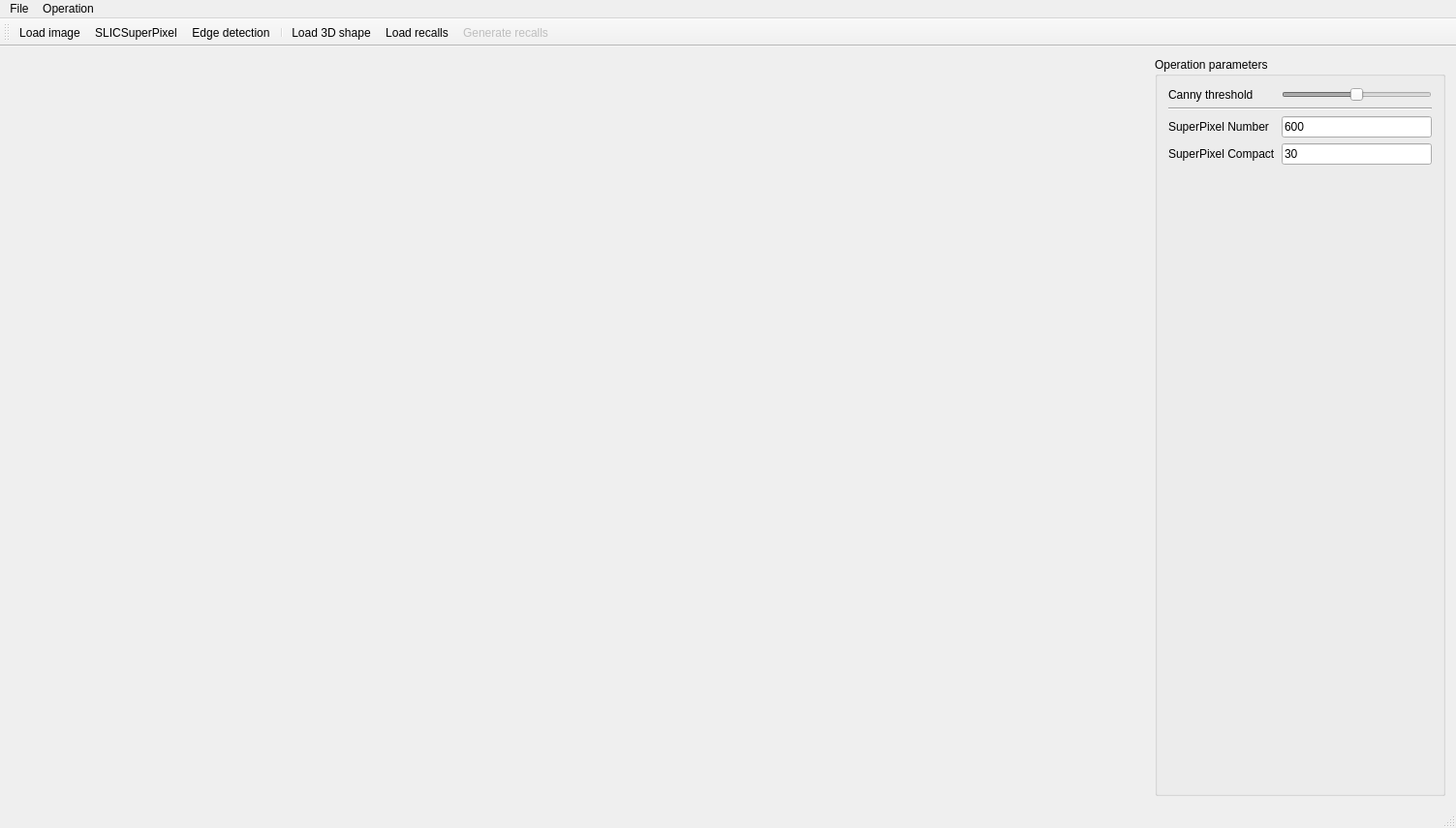
<?xml version="1.0" encoding="UTF-8"?>
<ui version="4.0">
 <class>RecallImageClass</class>
 <widget class="QMainWindow" name="RecallImageClass">
  <property name="geometry">
   <rect>
    <x>0</x>
    <y>0</y>
    <width>1503</width>
    <height>855</height>
   </rect>
  </property>
  <property name="windowTitle">
   <string>RecallImage</string>
  </property>
  <widget class="QWidget" name="centralWidget">
   <layout class="QHBoxLayout" name="horizontalLayout_2">
    <item>
     <layout class="QHBoxLayout" name="horizontalLayout">
      <item>
       <widget class="imageshow" name="InputImage" native="true">
        <property name="maximumSize">
         <size>
          <width>16777215</width>
          <height>16777215</height>
         </size>
        </property>
       </widget>
      </item>
      <item>
       <widget class="imageshow" name="MatchingDisplay" native="true"/>
      </item>
     </layout>
    </item>
    <item>
     <widget class="QGroupBox" name="groupBox">
      <property name="maximumSize">
       <size>
        <width>300</width>
        <height>16777215</height>
       </size>
      </property>
      <property name="title">
       <string>Operation parameters</string>
      </property>
      <layout class="QGridLayout" name="gridLayout">
       <item row="0" column="0">
        <layout class="QFormLayout" name="formLayout">
         <property name="fieldGrowthPolicy">
          <enum>QFormLayout::AllNonFixedFieldsGrow</enum>
         </property>
         <item row="0" column="0">
          <widget class="QLabel" name="label">
           <property name="text">
            <string>Canny threshold</string>
           </property>
          </widget>
         </item>
         <item row="0" column="1">
          <widget class="QSlider" name="CannyThreshold">
           <property name="enabled">
            <bool>false</bool>
           </property>
           <property name="maximum">
            <number>100</number>
           </property>
           <property name="value">
            <number>50</number>
           </property>
           <property name="orientation">
            <enum>Qt::Horizontal</enum>
           </property>
          </widget>
         </item>
         <item row="1" column="0" colspan="2">
          <widget class="Line" name="line">
           <property name="orientation">
            <enum>Qt::Horizontal</enum>
           </property>
          </widget>
         </item>
         <item row="2" column="0">
          <widget class="QLabel" name="label_2">
           <property name="text">
            <string>SuperPixel Number</string>
           </property>
          </widget>
         </item>
         <item row="2" column="1">
          <widget class="QLineEdit" name="SuperNum">
           <property name="text">
            <string>600</string>
           </property>
          </widget>
         </item>
         <item row="3" column="0">
          <widget class="QLabel" name="label_3">
           <property name="text">
            <string>SuperPixel Compact</string>
           </property>
          </widget>
         </item>
         <item row="3" column="1">
          <widget class="QLineEdit" name="SuperCompact">
           <property name="text">
            <string>30</string>
           </property>
          </widget>
         </item>
        </layout>
       </item>
      </layout>
     </widget>
    </item>
   </layout>
  </widget>
  <widget class="QMenuBar" name="menuBar">
   <property name="geometry">
    <rect>
     <x>0</x>
     <y>0</y>
     <width>1503</width>
     <height>21</height>
    </rect>
   </property>
   <widget class="QMenu" name="menuFile">
    <property name="title">
     <string>File</string>
    </property>
    <addaction name="actionLoad_image"/>
    <addaction name="actionLoad_3D_shape"/>
    <addaction name="actionLoad_recalls"/>
   </widget>
   <widget class="QMenu" name="menuOperation">
    <property name="title">
     <string>Operation</string>
    </property>
    <addaction name="actionEdge_detection"/>
    <addaction name="actionSLICSuperPixel"/>
    <addaction name="actionGenerate_recalls"/>
   </widget>
   <addaction name="menuFile"/>
   <addaction name="menuOperation"/>
  </widget>
  <widget class="QToolBar" name="mainToolBar">
   <attribute name="toolBarArea">
    <enum>TopToolBarArea</enum>
   </attribute>
   <attribute name="toolBarBreak">
    <bool>false</bool>
   </attribute>
   <addaction name="actionLoad_image"/>
   <addaction name="actionSLICSuperPixel"/>
   <addaction name="actionEdge_detection"/>
   <addaction name="separator"/>
   <addaction name="actionLoad_3D_shape"/>
   <addaction name="actionLoad_recalls"/>
   <addaction name="actionGenerate_recalls"/>
  </widget>
  <widget class="QStatusBar" name="statusBar"/>
  <action name="actionLoad_image">
   <property name="icon">
    <iconset>
     <normalon>:/RecallImage/Resources/Load.png</normalon>
    </iconset>
   </property>
   <property name="text">
    <string>Load image</string>
   </property>
   <property name="toolTip">
    <string>&lt;html&gt;&lt;head/&gt;&lt;body&gt;&lt;p&gt;Load image&lt;/p&gt;&lt;/body&gt;&lt;/html&gt;</string>
   </property>
  </action>
  <action name="actionEdge_detection">
   <property name="icon">
    <iconset>
     <normalon>:/RecallImage/Resources/cut.png</normalon>
    </iconset>
   </property>
   <property name="text">
    <string>Edge detection</string>
   </property>
  </action>
  <action name="actionSLICSuperPixel">
   <property name="icon">
    <iconset>
     <normalon>:/RecallImage/Resources/super.png</normalon>
    </iconset>
   </property>
   <property name="text">
    <string>SLICSuperPixel</string>
   </property>
  </action>
  <action name="actionLoad_3D_shape">
   <property name="icon">
    <iconset>
     <normalon>:/RecallImage/Resources/Load3d.png</normalon>
    </iconset>
   </property>
   <property name="text">
    <string>Load 3D shape</string>
   </property>
  </action>
  <action name="actionLoad_recalls">
   <property name="icon">
    <iconset>
     <normalon>:/RecallImage/Resources/loadRecall.png</normalon>
    </iconset>
   </property>
   <property name="text">
    <string>Load recalls</string>
   </property>
  </action>
  <action name="actionGenerate_recalls">
   <property name="enabled">
    <bool>false</bool>
   </property>
   <property name="icon">
    <iconset>
     <normalon>:/RecallImage/Resources/GenRecall.png</normalon>
    </iconset>
   </property>
   <property name="text">
    <string>Generate recalls</string>
   </property>
  </action>
 </widget>
 <layoutdefault spacing="6" margin="11"/>
 <customwidgets>
  <customwidget>
   <class>imageshow</class>
   <extends>QWidget</extends>
   <header location="global">imageshow.h</header>
   <container>1</container>
  </customwidget>
 </customwidgets>
 <resources>
  <include location="recallimage.qrc"/>
 </resources>
 <connections>
  <connection>
   <sender>actionLoad_image</sender>
   <signal>triggered()</signal>
   <receiver>RecallImageClass</receiver>
   <slot>Loadimage()</slot>
   <hints>
    <hint type="sourcelabel">
     <x>-1</x>
     <y>-1</y>
    </hint>
    <hint type="destinationlabel">
     <x>751</x>
     <y>427</y>
    </hint>
   </hints>
  </connection>
  <connection>
   <sender>actionEdge_detection</sender>
   <signal>triggered()</signal>
   <receiver>RecallImageClass</receiver>
   <slot>EdgeDetect()</slot>
   <hints>
    <hint type="sourcelabel">
     <x>-1</x>
     <y>-1</y>
    </hint>
    <hint type="destinationlabel">
     <x>751</x>
     <y>427</y>
    </hint>
   </hints>
  </connection>
  <connection>
   <sender>CannyThreshold</sender>
   <signal>valueChanged(int)</signal>
   <receiver>RecallImageClass</receiver>
   <slot>CannyChanged(int)</slot>
   <hints>
    <hint type="sourcelabel">
     <x>1386</x>
     <y>97</y>
    </hint>
    <hint type="destinationlabel">
     <x>751</x>
     <y>427</y>
    </hint>
   </hints>
  </connection>
  <connection>
   <sender>actionSLICSuperPixel</sender>
   <signal>triggered()</signal>
   <receiver>RecallImageClass</receiver>
   <slot>SLICSuperPixel()</slot>
   <hints>
    <hint type="sourcelabel">
     <x>-1</x>
     <y>-1</y>
    </hint>
    <hint type="destinationlabel">
     <x>751</x>
     <y>427</y>
    </hint>
   </hints>
  </connection>
  <connection>
   <sender>SuperNum</sender>
   <signal>textChanged(QString)</signal>
   <receiver>RecallImageClass</receiver>
   <slot>SLICSuperNum(QString)</slot>
   <hints>
    <hint type="sourcelabel">
     <x>1394</x>
     <y>131</y>
    </hint>
    <hint type="destinationlabel">
     <x>751</x>
     <y>427</y>
    </hint>
   </hints>
  </connection>
  <connection>
   <sender>SuperCompact</sender>
   <signal>textChanged(QString)</signal>
   <receiver>RecallImageClass</receiver>
   <slot>SLICSuperCompact(QString)</slot>
   <hints>
    <hint type="sourcelabel">
     <x>1394</x>
     <y>157</y>
    </hint>
    <hint type="destinationlabel">
     <x>751</x>
     <y>427</y>
    </hint>
   </hints>
  </connection>
  <connection>
   <sender>actionLoad_3D_shape</sender>
   <signal>triggered()</signal>
   <receiver>RecallImageClass</receiver>
   <slot>Load3dShape()</slot>
   <hints>
    <hint type="sourcelabel">
     <x>-1</x>
     <y>-1</y>
    </hint>
    <hint type="destinationlabel">
     <x>751</x>
     <y>427</y>
    </hint>
   </hints>
  </connection>
  <connection>
   <sender>actionLoad_recalls</sender>
   <signal>triggered()</signal>
   <receiver>RecallImageClass</receiver>
   <slot>LoadRecalls()</slot>
   <hints>
    <hint type="sourcelabel">
     <x>-1</x>
     <y>-1</y>
    </hint>
    <hint type="destinationlabel">
     <x>751</x>
     <y>427</y>
    </hint>
   </hints>
  </connection>
  <connection>
   <sender>actionGenerate_recalls</sender>
   <signal>triggered()</signal>
   <receiver>RecallImageClass</receiver>
   <slot>GenerateRecalls()</slot>
   <hints>
    <hint type="sourcelabel">
     <x>-1</x>
     <y>-1</y>
    </hint>
    <hint type="destinationlabel">
     <x>751</x>
     <y>427</y>
    </hint>
   </hints>
  </connection>
 </connections>
 <slots>
  <slot>Loadimage()</slot>
  <slot>EdgeDetect()</slot>
  <slot>CannyChanged(int)</slot>
  <slot>SLICSuperPixel()</slot>
  <slot>SLICSuperNum(QString)</slot>
  <slot>SLICSuperCompact(QString)</slot>
  <slot>Load3dShape()</slot>
  <slot>LoadRecalls()</slot>
  <slot>GenerateRecalls()</slot>
 </slots>
</ui>
